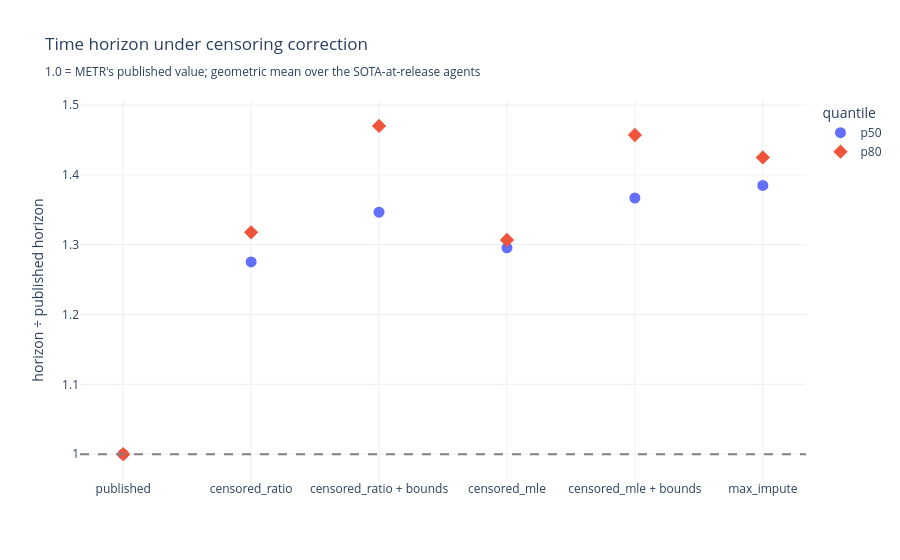

Notebook source saved alongside this figure:
### Code cell
SCENARIO_ORDER = ["published", "censored_ratio", "censored_ratio + bounds",
                  "censored_mle", "censored_mle + bounds", "max_impute"]

fig = px.scatter(
    scenario_summary, x="scenario", y="gmean_frontier_horizon_min_vs_published",
    color="quantile", symbol="quantile",
    category_orders={"scenario": SCENARIO_ORDER},
    title="Time horizon under censoring correction<br>"
          "<sub>1.0 = METR's published value; geometric mean over the "
          "SOTA-at-release agents</sub>",
    labels={"gmean_frontier_horizon_min_vs_published": "horizon ÷ published horizon",
            "scenario": ""},
)
fig.update_traces(marker=dict(size=11))
fig.add_hline(y=1.0, line_dash="dash", line_color="gray")
fig.write_image(FIGURES / f"horizon_by_scenario{SUFFIX}.png", width=880, height=500, scale=2)
show(fig)

### Figure 1 — Plotly figure (JSON) as saved in the notebook; plotly's stock layout.template omitted (floating-point values rounded to 4 significant figures)
{"data": [{"hovertemplate": "quantile=p50<br>=%{x}<br>horizon ÷ published horizon=%{y}<extra></extra>", "legendgroup": "p50", "marker": {"color": "#636efa", "size": 11, "symbol": "circle"}, "mode": "markers", "name": "p50", "orientation": "v", "showlegend": true, "type": "scatter", "x": ["published", "max_impute", "censored_mle", "censored_mle + bounds", "censored_ratio", "censored_ratio + bounds"], "xaxis": "x", "y": [1.0, 1.385, 1.296, 1.367, 1.275, 1.347], "yaxis": "y"}, {"hovertemplate": "quantile=p80<br>=%{x}<br>horizon ÷ published horizon=%{y}<extra></extra>", "legendgroup": "p80", "marker": {"color": "#EF553B", "size": 11, "symbol": "diamond"}, "mode": "markers", "name": "p80", "orientation": "v", "showlegend": true, "type": "scatter", "x": ["published", "max_impute", "censored_mle", "censored_mle + bounds", "censored_ratio", "censored_ratio + bounds"], "xaxis": "x", "y": [1.0, 1.425, 1.307, 1.457, 1.318, 1.47], "yaxis": "y"}], "layout": {"legend": {"title": {"text": "quantile"}, "tracegroupgap": 0}, "shapes": [{"line": {"color": "gray", "dash": "dash"}, "type": "line", "x0": 0, "x1": 1, "xref": "x domain", "y0": 1.0, "y1": 1.0, "yref": "y"}], "title": {"text": "Time horizon under censoring correction<br><sub>1.0 = METR's published value; geometric mean over the SOTA-at-release agents</sub>"}, "xaxis": {"anchor": "y", "categoryarray": ["published", "censored_ratio", "censored_ratio + bounds", "censored_mle", "censored_mle + bounds", "max_impute"], "categoryorder": "array", "domain": [0.0, 1.0], "title": {"text": ""}}, "yaxis": {"anchor": "x", "domain": [0.0, 1.0], "title": {"text": "horizon ÷ published horizon"}}}}
